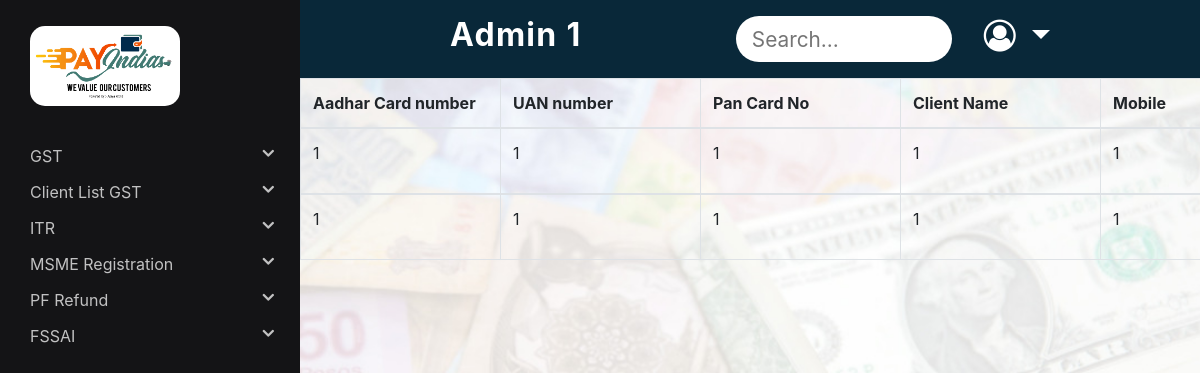
/Admin/pfrefundPending.php (signed in), run on the app's committed database.
### tables this page shows
CREATE TABLE `pfrefund` (
  `id` int(11) NOT NULL,
  `aadhar_no` varchar(12) NOT NULL,
  `uan_no` varchar(12) NOT NULL,
  `pan_card_no` varchar(10) NOT NULL,
  `client_name` varchar(50) NOT NULL,
  `mobile_number` varchar(10) NOT NULL,
  `acc_no` varchar(16) NOT NULL,
  `ifsc` varchar(11) NOT NULL,
  `father_name` varchar(50) NOT NULL,
  `dob` date NOT NULL,
  `job_leaving_date` date NOT NULL,
  `request_type` varchar(50) NOT NULL,
  `comments` varchar(100) NOT NULL,
  `other_document` varchar(50) NOT NULL,
  `status` varchar(20) NOT NULL DEFAULT 'false',
  `r_id` varchar(100) NOT NULL
);

### Admin/pfrefundPending.php (the view, shortened to what this page needs)
<?php
$conn = mysqli_connect('localhost', 'root', '', 'payindia');
$sql = "SELECT * FROM pfrefund where status='false'";
$result = mysqli_query($conn, $sql);
$ans = mysqli_fetch_all($result, MYSQLI_ASSOC);
?>
<!DOCTYPE html>
<html lang="en">
<head>
	<link rel="stylesheet" href="https://cdnjs.cloudflare.com/ajax/libs/font-awesome/4.7.0/css/font-awesome.min.css">
	<link rel="stylesheet" href="https://maxcdn.bootstrapcdn.com/bootstrap/4.5.2/css/bootstrap.min.css">
	<link rel="stylesheet" type="text/css" href="../Distributor/style.css">
</head>
<body>
	<?php include("sidenav.php"); ?>
	<?php include("navbar.php"); ?>
	<div class="col-12 padding-sidenav pr-md-0 main-index">
		<div class="table-responsive">
			<?php if (sizeof($ans) > 0) { ?>
				<table class="table table-bordered" id="datatable">
					<thead>
						<th scope="col">Aadhar Card number</th>
						<th scope="col">UAN number</th>
						<th scope="col">Pan Card No</th>
						<th scope="col">Client Name</th>
						<th scope="col">Mobile</th>
					</thead>
					<?php
					for ($x = 0; $x < sizeof($ans); $x++) {
					?>
						<tbody>
							<tr>
								<td>
									<p><?php echo $ans[$x]['aadhar_no']; ?></p>
								</td>
								<td>
									<p><?php echo $ans[$x]['uan_no']; ?></p>
								</td>
								<td>
									<p><?php echo $ans[$x]['pan_card_no']; ?></p>
								</td>
								<td>
									<p><?php echo $ans[$x]['client_name']; ?></p>
								</td>
								<td>
									<p><?php echo $ans[$x]['mobile_number']; ?></p>
								</td>
							</tr>
					<?php
					}
				} else {
					echo "<h2>There is no data</h2>";
				}
					?>
						</tbody>
				</table>
		</div>
	</div>
</body>
</html>

### Distributor/style.css (style rules this page uses)
body { height: 100vh; width: 100vw; background: url('../images/commonBG.jpeg') no-repeat; background-position: center center; background-attachment: fixed; background-size: cover; }
body { background-color: #ededed; }
.main-index { padding-bottom: 3rem; z-index: 50; }
@media (min-width: 768px) { .padding-sidenav { padding-left: 300px !important; } }
tr, th { min-width: 200px; }

### data on the page
pfrefund: aadhar_no "1", uan_no "1", pan_card_no "1", client_name "1", mobile_number "1"
pfrefund: aadhar_no "1", uan_no "1", pan_card_no "1", client_name "1", mobile_number "1"
